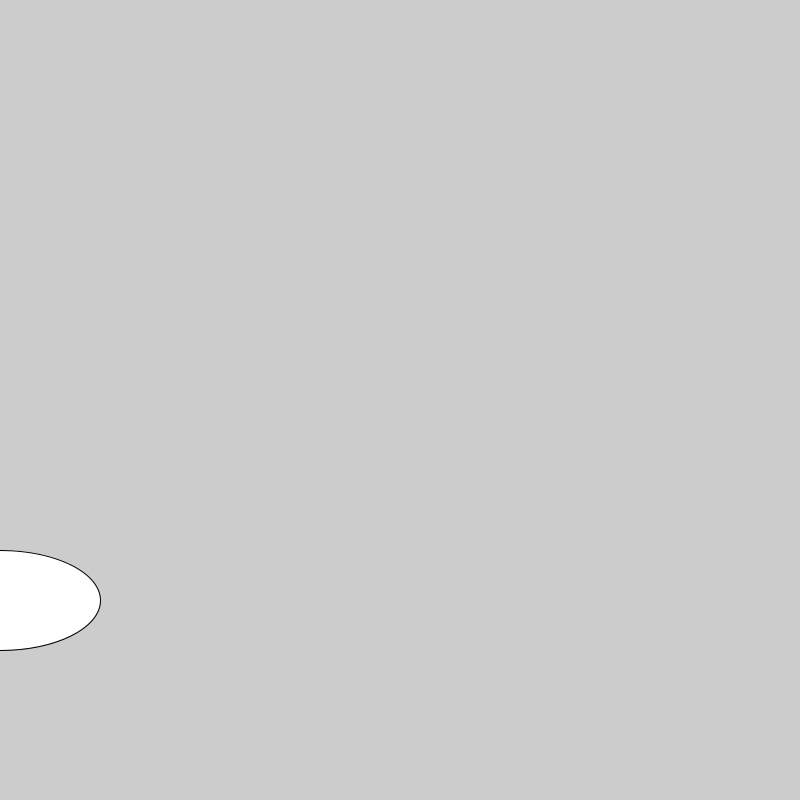
Frame 1 (no input)
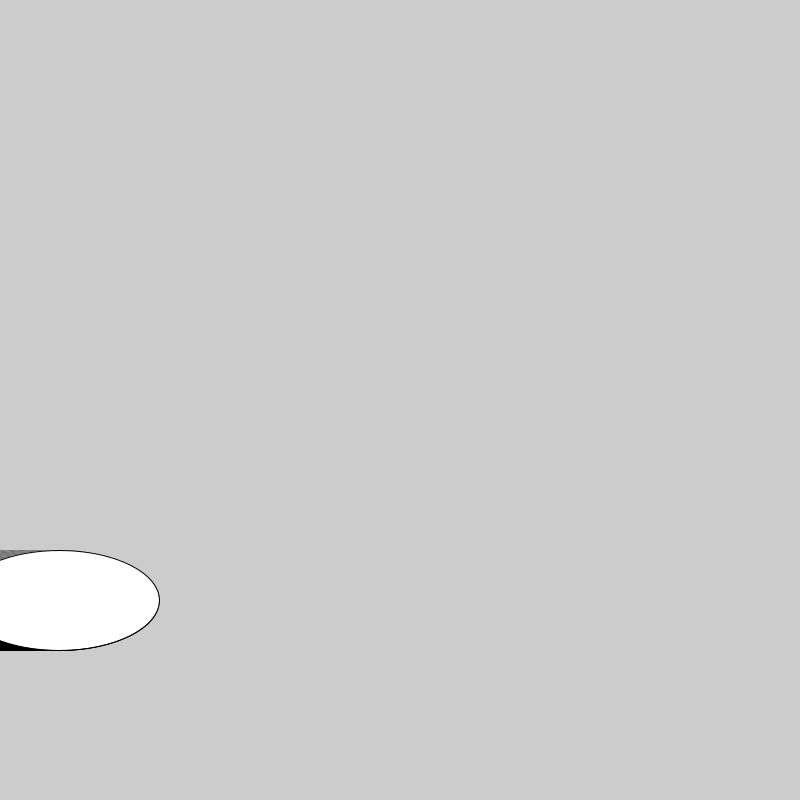
Frame 60 (the mouse pressed at the canvas centre just before this capture)
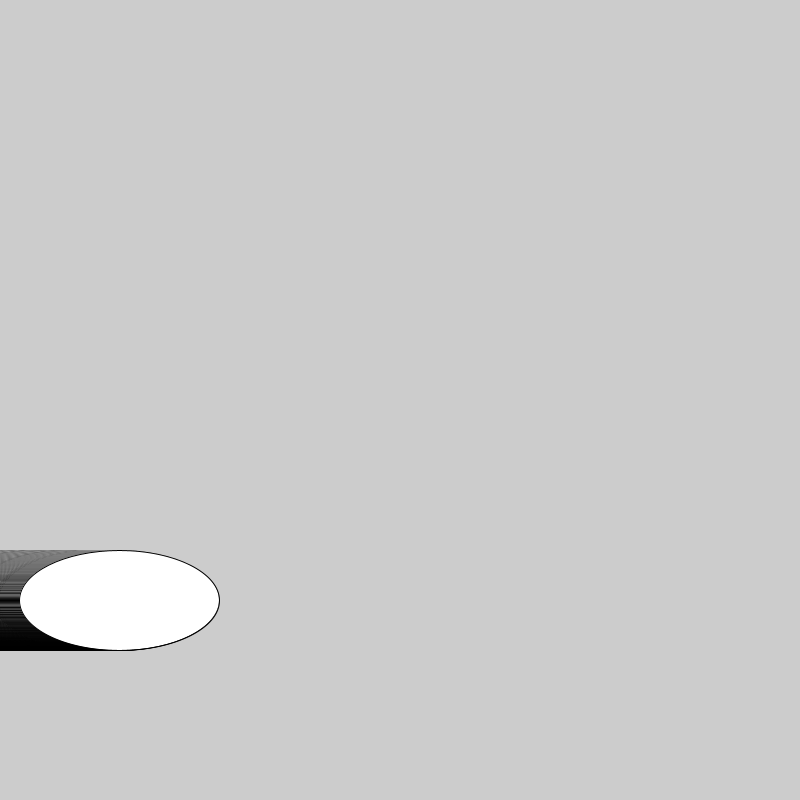
Frame 120 (the mouse held since frame 60 and released just before this capture)

The Processing sketch that drew these frames (run headless with seeded random() and noise(); from frame 60 on, the mouse is pressed at the canvas centre):

// Processing sketch: Boat
// ── Boat.pde
int x=0;
void setup()

{

  size(800, 800);
}

void draw()
{
  ellipse(x, 600, 200, 100);
  x++;
  
  if (x>200 && x<600)
  {

    rect(x, 600, 200, 100);
  }
  
  
}
